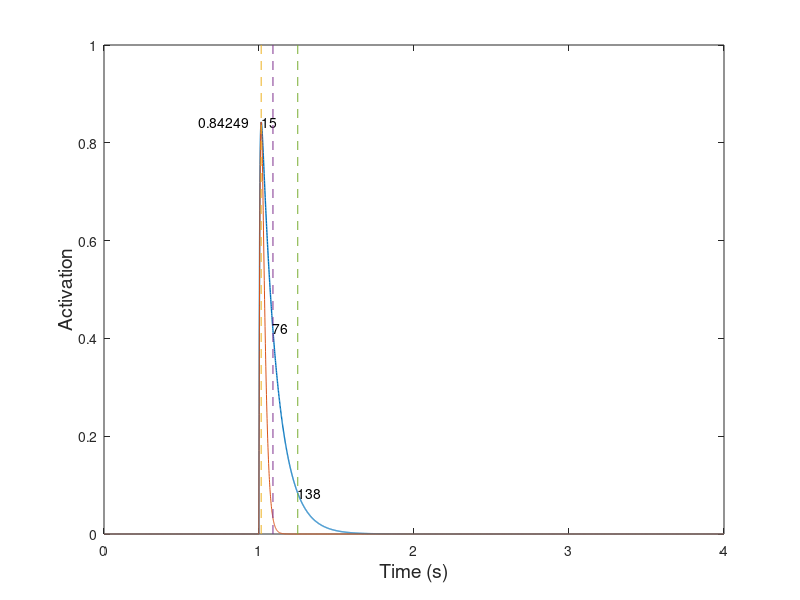

This figure's MATLAB source: (Note: this script raises an error after producing the figure.)
%==========================================================================
% new_model_v11_test.m
% Author: Akira Nagamori
% Last update: 2/18/119
% Descriptions
%   Inspired by Williams et al. 1998
%==========================================================================

close all
clear all
clc

%==========================================================================
% Simulation parameters
Fs = 1000; %sampling frequency
T = 1/Fs;
time = 0:1/Fs:4; %simulation time

for i = 1:2
    if i == 1
        simulation_condition = 1;
    elseif i == 2
        simulation_condition = 3;
    end
    if simulation_condition == 1
        % Generate a pulse
        FR_test = 1;
    elseif simulation_condition == 2
        % Generate a spike train at a given frequency
        FR_test = 10;
    elseif simulation_condition == 3
        % Generate a set of spike trains at multiple frequencies
        FR_test = [2 5 8 10 12 15 18 20 25 30 50 100]; %10:10:100];
    end
    %==========================================================================
    % initialization
    mean_exc = zeros(1,length(FR_test));
    p2p_exc = zeros(1,length(FR_test));
    for f = 1:length(FR_test)
        FR = FR_test(f);
        %==========================================================================
        % Generate spike train
        spike = zeros(1,length(time));
        
        if simulation_condition == 1
            % Generate a pulse
            spike(1*Fs) = 1;
        else
            % Generate spike train
            temp =spikeTrainGenerator(0:1/Fs:2,Fs,FR);
            spike(1*Fs:3*Fs) = temp;
        end
        
        %==========================================================================
        % Model parameters
        x = 0; % free calcium concentration
        y = 0; % concentraction of calcium bound to troponin
        z = 0; % porportion of bidning sites that formed cross-bridges (0-1)
        act = 0;
        
        k_1 = 300;
        k_2 = 250;
        k_3 = 120;
        k_4 = 100;
        % Stage 1
        tau_1 = 0.003;
        K_1 = 30;
        K_2_max = 20;
        
        n = 2;
        k = 0.1;
        
        alpha = 5;
        
        % Stage 3
        f_app_max = 500; % See eq. 3 and 4 and subsequent texts on Westerblad & Allen (1994)
        g_app = 10;
        
        %=========================================================================
        % initialization
        x_vec = zeros(1,length(time));
        x_int_vec = zeros(1,length(time));
        y_vec = zeros(1,length(time));
        y_int_vec = zeros(1,length(time));
        z_vec = zeros(1,length(time));
        act_vec = zeros(1,length(time));
        
        spike_temp = zeros(1,length(time));
        R_temp = exp(-time/tau_1);
        R = zeros(1,length(time));
        
        for t = 1:length(time)
            %% Stage 1
            % Calcium diffusion to sarcoplasm
            spike_temp = zeros(1,length(time));
            if spike(t) == 1
                spike_temp(t) = 1;
                %temp = conv(spike_temp,R_temp);
                % R to depend on the normalized firing rate
                temp = conv(spike_temp,R_temp*(1+1*act^5));
                %             R_i = 1 + (5-1)*exp(-(1/FR)/0.1);
                %             temp = conv(spike_temp,R_temp*R_i);
                R = R + temp(1:length(time));
            end
            
            x_dot = k_1*(2-x-y)*R(t) - k_2*x*(6+x+y)-(k_3*x+k_4*y)*(1-y);
            y_dot = (1-y)*(k_3*x-k_4*y);
            x = x_dot/Fs + x;
            y = y_dot/Fs + y;
            y_int = y^n/(y^n+k^n);
            %         if x > 1
            %            x = 1;
            
            %% Stage 3
            % Dynamics of cross-bridge formation (Huxley, 1957)
            f_app = f_app_max*y_int;
            z_dot = (1-z)*f_app - g_app*z; 
            z = z_dot/Fs + z;
            
            %% Stage 4
            %
            act = z; % (z*(f_app_max+g_app)/f_app_max);           
            
            %% Store variables
            %x_vec(t) = x(t);
            x_vec(t) = x;
            y_vec(t) = y;
            z_vec(t) = z;
            act_vec(t) = act;
            
        end
        
        mean_exc(f) = mean(act_vec(2*Fs:3*Fs));
        p2p_exc(f) = max(act_vec(2*Fs:3*Fs))-min(act_vec(2*Fs:3*Fs));
        
        if simulation_condition == 1
            %------------------------------------------------------------------
            % Twitch analysis
            %------------------------------------------------------------------
            % Find the peak amplitude of twitch and its location
            [pks,locs_0_100] = max(act_vec);
            % Display peak amplitude value
            pks
            % Time it takes from zero force to the peak
            t_0_100 = (locs_0_100-1*Fs)*1000/Fs % convert it in the unit of ms
            
            % Find a half peak amplitude
            peak_half = pks/2;
            % Find time from peak to half maximum
            [~,t_100_50] = min(abs(act_vec(locs_0_100:end)-peak_half));
            
            % Find the location of t_100_50
            locs_100_50 = locs_0_100+t_100_50;
            % Time it takes from peak to half maximum
            t_100_50 = t_100_50*1000/Fs
            
            % Find value of 40% of peak amplitude
            peak_40 = pks*0.4;
            % Find value of 10% of peak amplitude
            peak_10 = pks*0.1;
            
            % Find time when force reaches 40% maximum after peak
            [~,t_40] = min(abs(act_vec(locs_0_100:end)-peak_40));
            % Find time when force reaches 10% maximum after peak
            [~,t_10] = min(abs(act_vec(locs_0_100:end)-peak_10));
            
            % Time it takes from 40% peak to 10% peak
            t_40_10 = (t_10-t_40)*1000/Fs
            
            % Locatino of t_40_10
            locs_40_10 = locs_0_100+t_10;
            
            T = t_0_100/Fs;
            P =  pks/T;
            twitch_Milner_temp = P.*time.*exp(1-time/T);
            twitch_Milner = conv(spike,twitch_Milner_temp);
        end
        
        figure(i)
        plot(time,act_vec,'LineWidth',1)
        hold on
        if simulation_condition == 1   
            plot(time,twitch_Milner(1:length(time)))
            hold on
            plot([time(locs_0_100) time(locs_0_100)],[0 1],'--')
            text(time(locs_0_100),pks,num2str(t_0_100))
            hold on
            plot([time(locs_100_50) time(locs_100_50)],[0 1],'--')
            plot([time(locs_40_10) time(locs_40_10)],[0 1],'--')
            text(time(locs_100_50),peak_half,num2str(t_100_50))
            text(time(locs_40_10),peak_10,num2str(t_40_10))
            text(time(locs_0_100)-time(locs_0_100)*0.4,pks,num2str(pks))
        end
        
    end
    
    figure(i)
    xlabel('Time (s)','FontSize',14)
    ylabel('Activation','FontSize',14)
    
    if simulation_condition == 2
        figure(3)
        plot(time,x_vec,'LineWidth',1)
        xlabel('Time (s)','FontSize',14)
        ylabel('x','FontSize',14)
        
        figure(4)
        plot(time,x_int_vec,'LineWidth',1)
        xlabel('Time (s)','FontSize',14)
        ylabel('x_{int}','FontSize',14)
        
        figure(5)
        plot(time,y_vec,'LineWidth',1)
        xlabel('Time (s)','FontSize',14)
        ylabel('y','FontSize',14)
        
    elseif simulation_condition == 3
        
        twitch2tetanus_ratio = p2p_exc(1)/mean_exc(f)
        fusion = 1-p2p_exc/p2p_exc(1);
        
        FR_new = FR_test(1):0.1:FR_test(end);
        Af_new = spline(FR_test,mean_exc,FR_new);
        [~,loc] = min(abs(Af_new-0.5));
        FR_half = FR_new(loc);
        f_eff = FR_new/FR_half;
        Af_Song = 1-exp(-(f_eff./(0.56*2.1)).^2.1);
        FR_half
        
        figure(6)
        plot(FR_test/FR_half,mean_exc,'LineWidth',1)
        xlabel('Frequency (Hz)','FontSize',14)
        ylabel('Activation','FontSize',14)
        hold on
        plot(f_eff,Af_Song)
        xlim([0 3])
        
        figure(7)
        plot(FR_test/FR_half,fusion,'LineWidth',1)
        xlabel('Frequency (Hz)','FontSize',14)
        ylabel('Fusion','FontSize',14)
        hold on
        
        figure(8)
        plot(mean_exc./max(mean_exc),fusion,'LineWidth',1)
        xlabel('Activation','FontSize',14)
        ylabel('Fusion','FontSize',14)
        hold on
        plot(0:0.1:1,0:0.1:1,'--')
    end
    
end


function spikeTrain = spikeTrainGenerator(t,Fs,freq)

spikeTrain = zeros(1,length(t));
ISI = round(1/freq*Fs);
numSpikes = round(length(t)/ISI);
index = [1:numSpikes]*ISI;
index(index>length(t)) = [];
spikeTrain(index) = 1;
spikeTrain(1) = 1;

end
